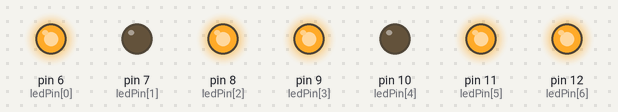
Simulated run of this sketch. Board: Arduino Uno, built with avr-gcc and run on an emulated ATmega328P. Shown: output pins drawn as LEDs (lit = HIGH).

Above: at 0.5 s.
At 1.5 s:
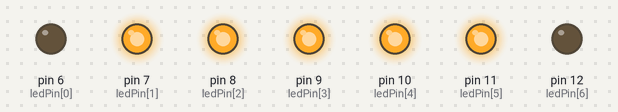
At 2.5 s:
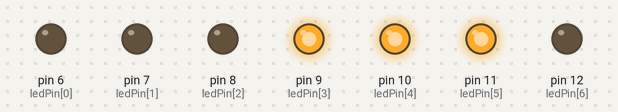
At 4.5 s:
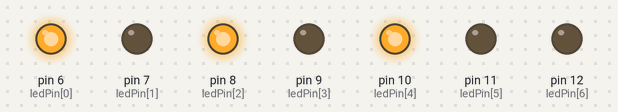
At 5.5 s:
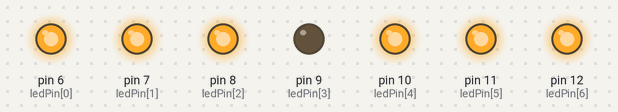
Timing chart, 0 to 7.8 s (numbered marks = the images above):
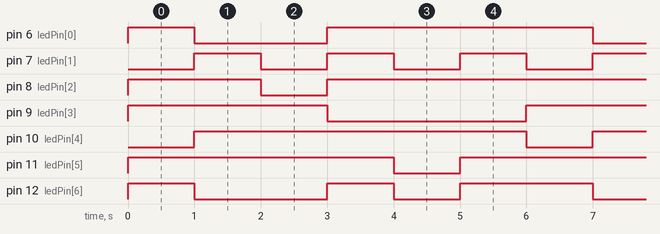

The sketch:

004.ino
```cpp
/**********************************************************************************
**                                                                               **
**                              Array de 8 LEDs                                  **
**                                                                               **
**                                                                               **
**********************************************************************************/

//********** Includes *************************************************************

//********** Variables ************************************************************
const int ledPin[] = {6, 7, 8, 9, 10, 11, 12};   // crear l'array de pins
const int buttonPin = 2;             // donar nom al pin 2 de l’Arduino
boolean buttonEstat = LOW;           // definir variable d'estat pel polsador
unsigned long wait=1000;
int ledNum = 7;                   // definir variable de número de leds


//********** Setup ****************************************************************
void setup()
{
  for(int i = 0; i < ledNum; i++) // definir els pins com sortides
  {
    pinMode(ledPin[i], OUTPUT);
  }
  pinMode(buttonPin, INPUT);      // definir el pin 2 com una entrada

  for(int j = 0; j < ledNum ; j++)     // els leds mostren incialment 0
    {
      digitalWrite(ledPin[j], 0);
    }
}

//********** Loop *****************************************************************
void loop()
  {
  digitalWrite(6,1);
  digitalWrite(7,0);
  digitalWrite(8,1);
  digitalWrite(9,1);
  digitalWrite(10,0);
  digitalWrite(11,1);
  digitalWrite(12,1);

  delay (wait);

  digitalWrite(6,0);
  digitalWrite(7,1);
  digitalWrite(8,1);
  digitalWrite(9,1);
  digitalWrite(10,1);
  digitalWrite(11,1);
  digitalWrite(12,0);

  delay (wait);

  digitalWrite(6,0);
  digitalWrite(7,0);
  digitalWrite(8,0);
  digitalWrite(9,1);
  digitalWrite(10,1);
  digitalWrite(11,1);
  digitalWrite(12,0);

  delay (wait);

  digitalWrite(6,1);
  digitalWrite(7,1);
  digitalWrite(8,1);
  digitalWrite(9,0);
  digitalWrite(10,1);
  digitalWrite(11,1);
  digitalWrite(12,1);

  delay (wait);

  digitalWrite(6,1);
  digitalWrite(7,0);
  digitalWrite(8,1);
  digitalWrite(9,0);
  digitalWrite(10,1);
  digitalWrite(11,0);
  digitalWrite(12,0);

  delay (wait);

  digitalWrite(6,1);
  digitalWrite(7,1);
  digitalWrite(8,1);
  digitalWrite(9,0);
  digitalWrite(10,1);
  digitalWrite(11,1);
  digitalWrite(12,1);

  delay (wait);


  }
//********** Funcions *************************************************************
```

Measured:
- by itself, pin 6 (ledPin[0]): repeats every 6.0 s: LOW 2.0 s, HIGH 4.0 s
- by itself, pin 7 (ledPin[1]): alternates HIGH for 1.0 s and LOW for 1.0 s
- by itself, pin 8 (ledPin[2]), pin 11 (ledPin[5]): repeats every 6.0 s: LOW 1.0 s, HIGH 5.0 s
- by itself, pin 9 (ledPin[3]): alternates HIGH for 3.0 s and LOW for 3.0 s
- by itself, pin 10 (ledPin[4]): alternates HIGH for 5.0 s and LOW for 1.0 s
- by itself, pin 12 (ledPin[6]): repeats every 6.0 s: LOW 2.0 s, HIGH 1.0 s, LOW 1.0 s, HIGH 2.0 s
